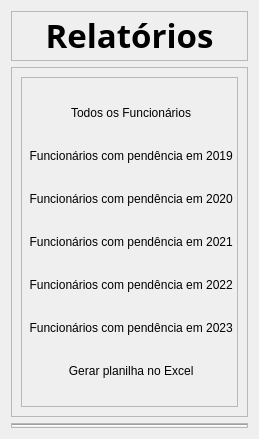
         <widget class="QWidget" name="page_9">
          <layout class="QVBoxLayout" name="verticalLayout_12">
           <item>
            <widget class="QFrame" name="frame_24">
             <property name="maximumSize">
              <size>
               <width>16777215</width>
               <height>50</height>
              </size>
             </property>
             <property name="frameShape">
              <enum>QFrame::StyledPanel</enum>
             </property>
             <property name="frameShadow">
              <enum>QFrame::Raised</enum>
             </property>
             <layout class="QHBoxLayout" name="horizontalLayout_19">
              <property name="spacing">
               <number>0</number>
              </property>
              <property name="leftMargin">
               <number>0</number>
              </property>
              <property name="topMargin">
               <number>0</number>
              </property>
              <property name="rightMargin">
               <number>0</number>
              </property>
              <property name="bottomMargin">
               <number>0</number>
              </property>
              <item>
               <widget class="QLabel" name="label_14">
                <property name="minimumSize">
                 <size>
                  <width>0</width>
                  <height>50</height>
                 </size>
                </property>
                <property name="maximumSize">
                 <size>
                  <width>16777215</width>
                  <height>50</height>
                 </size>
                </property>
                <property name="font">
                 <font>
                  <family>Yu Gothic UI Semibold</family>
                  <pointsize>25</pointsize>
                  <weight>75</weight>
                  <bold>true</bold>
                 </font>
                </property>
                <property name="text">
                 <string>Relatórios</string>
                </property>
                <property name="alignment">
                 <set>Qt::AlignHCenter|Qt::AlignTop</set>
                </property>
               </widget>
              </item>
             </layout>
            </widget>
           </item>
           <item>
            <widget class="QFrame" name="frame_26">
             <property name="minimumSize">
              <size>
               <width>0</width>
               <height>350</height>
              </size>
             </property>
             <property name="maximumSize">
              <size>
               <width>16777215</width>
               <height>490</height>
              </size>
             </property>
             <property name="frameShape">
              <enum>QFrame::StyledPanel</enum>
             </property>
             <property name="frameShadow">
              <enum>QFrame::Raised</enum>
             </property>
             <layout class="QHBoxLayout" name="horizontalLayout_31">
              <item>
               <widget class="QFrame" name="frame_36">
                <property name="maximumSize">
                 <size>
                  <width>400</width>
                  <height>16777215</height>
                 </size>
                </property>
                <property name="frameShape">
                 <enum>QFrame::StyledPanel</enum>
                </property>
                <property name="frameShadow">
                 <enum>QFrame::Raised</enum>
                </property>
                <layout class="QVBoxLayout" name="verticalLayout_16">
                 <property name="leftMargin">
                  <number>0</number>
                 </property>
                 <property name="rightMargin">
                  <number>0</number>
                 </property>
                 <item>
                  <widget class="QPushButton" name="pdf_1">
                   <property name="maximumSize">
                    <size>
                     <width>240</width>
                     <height>16777215</height>
                    </size>
                   </property>
                   <property name="styleSheet">
                    <string notr="true">QPushButton{
	font: 16pt &quot;Yu Gothic UI&quot;;
}
QPushButton:hover{
	color: rgb(81, 81, 81);
}
QPushButton:pressed{
color: rgb(103, 172, 255);
}

</string>
                   </property>
                   <property name="text">
                    <string> Todos os Funcionários</string>
                   </property>
                   <property name="icon">
                    <iconset>
                     <normaloff>icon/checked-2_icon-icons.com_70260.png</normaloff>icon/checked-2_icon-icons.com_70260.png</iconset>
                   </property>
                   <property name="iconSize">
                    <size>
                     <width>20</width>
                     <height>20</height>
                    </size>
                   </property>
                   <property name="flat">
                    <bool>true</bool>
                   </property>
                  </widget>
                 </item>
                 <item>
                  <widget class="QPushButton" name="pdf_2">
                   <property name="maximumSize">
                    <size>
                     <width>386</width>
                     <height>16777215</height>
                    </size>
                   </property>
                   <property name="styleSheet">
                    <string notr="true">QPushButton{
	font: 16pt &quot;Yu Gothic UI&quot;;
}
QPushButton:hover{
	color: rgb(81, 81, 81);
}
QPushButton:pressed{
color: rgb(103, 172, 255);
}

</string>
                   </property>
                   <property name="text">
                    <string> Funcionários com pendência em 2019</string>
                   </property>
                   <property name="icon">
                    <iconset>
                     <normaloff>icon/checked-2_icon-icons.com_70260.png</normaloff>icon/checked-2_icon-icons.com_70260.png</iconset>
                   </property>
                   <property name="iconSize">
                    <size>
                     <width>20</width>
                     <height>20</height>
                    </size>
                   </property>
                   <property name="flat">
                    <bool>true</bool>
                   </property>
                  </widget>
                 </item>
                 <item>
                  <widget class="QPushButton" name="pdf_3">
                   <property name="maximumSize">
                    <size>
                     <width>386</width>
                     <height>16777215</height>
                    </size>
                   </property>
                   <property name="styleSheet">
                    <string notr="true">QPushButton{
	font: 16pt &quot;Yu Gothic UI&quot;;
}
QPushButton:hover{
	color: rgb(81, 81, 81);
}
QPushButton:pressed{
color: rgb(103, 172, 255);
}

</string>
                   </property>
                   <property name="text">
                    <string> Funcionários com pendência em 2020</string>
                   </property>
                   <property name="icon">
                    <iconset>
                     <normaloff>icon/checked-2_icon-icons.com_70260.png</normaloff>icon/checked-2_icon-icons.com_70260.png</iconset>
                   </property>
                   <property name="iconSize">
                    <size>
                     <width>20</width>
                     <height>20</height>
                    </size>
                   </property>
                   <property name="flat">
                    <bool>true</bool>
                   </property>
                  </widget>
                 </item>
                 <item>
                  <widget class="QPushButton" name="pdf_4">
                   <property name="maximumSize">
                    <size>
                     <width>385</width>
                     <height>16777215</height>
                    </size>
                   </property>
                   <property name="styleSheet">
                    <string notr="true">QPushButton{
	font: 16pt &quot;Yu Gothic UI&quot;;
}
QPushButton:hover{
	color: rgb(81, 81, 81);
}
QPushButton:pressed{
color: rgb(103, 172, 255);
}

</string>
                   </property>
                   <property name="text">
                    <string> Funcionários com pendência em 2021</string>
                   </property>
                   <property name="icon">
                    <iconset>
                     <normaloff>icon/checked-2_icon-icons.com_70260.png</normaloff>icon/checked-2_icon-icons.com_70260.png</iconset>
                   </property>
                   <property name="iconSize">
                    <size>
                     <width>20</width>
                     <height>20</height>
                    </size>
                   </property>
                   <property name="flat">
                    <bool>true</bool>
                   </property>
                  </widget>
                 </item>
                 <item>
                  <widget class="QPushButton" name="pdf_5">
                   <property name="maximumSize">
                    <size>
                     <width>383</width>
                     <height>16777215</height>
                    </size>
                   </property>
                   <property name="styleSheet">
                    <string notr="true">QPushButton{
	font: 16pt &quot;Yu Gothic UI&quot;;
}
QPushButton:hover{
	color: rgb(81, 81, 81);
}
QPushButton:pressed{
color: rgb(103, 172, 255);
}

</string>
                   </property>
                   <property name="text">
                    <string> Funcionários com pendência em 2022</string>
                   </property>
                   <property name="icon">
                    <iconset>
                     <normaloff>icon/checked-2_icon-icons.com_70260.png</normaloff>icon/checked-2_icon-icons.com_70260.png</iconset>
                   </property>
                   <property name="iconSize">
                    <size>
                     <width>20</width>
                     <height>20</height>
                    </size>
                   </property>
                   <property name="flat">
                    <bool>true</bool>
                   </property>
                  </widget>
                 </item>
                 <item>
                  <widget class="QPushButton" name="pdf_7">
                   <property name="maximumSize">
                    <size>
                     <width>383</width>
                     <height>16777215</height>
                    </size>
                   </property>
                   <property name="styleSheet">
                    <string notr="true">QPushButton{
	font: 16pt &quot;Yu Gothic UI&quot;;
}
QPushButton:hover{
	color: rgb(81, 81, 81);
}
QPushButton:pressed{
color: rgb(103, 172, 255);
}

</string>
                   </property>
                   <property name="text">
                    <string> Funcionários com pendência em 2023</string>
                   </property>
                   <property name="icon">
                    <iconset>
                     <normaloff>icon/checked-2_icon-icons.com_70260.png</normaloff>icon/checked-2_icon-icons.com_70260.png</iconset>
                   </property>
                   <property name="iconSize">
                    <size>
                     <width>20</width>
                     <height>20</height>
                    </size>
                   </property>
                   <property name="flat">
                    <bool>true</bool>
                   </property>
                  </widget>
                 </item>
                 <item>
                  <widget class="QPushButton" name="pdf_6">
                   <property name="maximumSize">
                    <size>
                     <width>246</width>
                     <height>16777215</height>
                    </size>
                   </property>
                   <property name="styleSheet">
                    <string notr="true">QPushButton{
	font: 16pt &quot;Yu Gothic UI&quot;;
}
QPushButton:hover{
	color: rgb(81, 81, 81);
}
QPushButton:pressed{
color: rgb(103, 172, 255);
}

</string>
                   </property>
                   <property name="text">
                    <string> Gerar planilha no Excel</string>
                   </property>
                   <property name="icon">
                    <iconset>
                     <normaloff>icon/checked-2_icon-icons.com_70260.png</normaloff>icon/checked-2_icon-icons.com_70260.png</iconset>
                   </property>
                   <property name="iconSize">
                    <size>
                     <width>20</width>
                     <height>20</height>
                    </size>
                   </property>
                   <property name="flat">
                    <bool>true</bool>
                   </property>
                  </widget>
                 </item>
                </layout>
               </widget>
              </item>
             </layout>
            </widget>
           </item>
           <item>
            <widget class="QFrame" name="frame_27">
             <property name="maximumSize">
              <size>
               <width>16777215</width>
               <height>10</height>
              </size>
             </property>
             <property name="frameShape">
              <enum>QFrame::StyledPanel</enum>
             </property>
             <property name="frameShadow">
              <enum>QFrame::Raised</enum>
             </property>
             <layout class="QVBoxLayout" name="verticalLayout_13">
              <property name="spacing">
               <number>0</number>
              </property>
              <property name="leftMargin">
               <number>0</number>
              </property>
              <property name="topMargin">
               <number>0</number>
              </property>
              <property name="rightMargin">
               <number>0</number>
              </property>
              <property name="bottomMargin">
               <number>0</number>
              </property>
              <item>
               <widget class="Line" name="line_5">
                <property name="orientation">
                 <enum>Qt::Horizontal</enum>
                </property>
               </widget>
              </item>
             </layout>
            </widget>
           </item>
          </layout>
         </widget>
